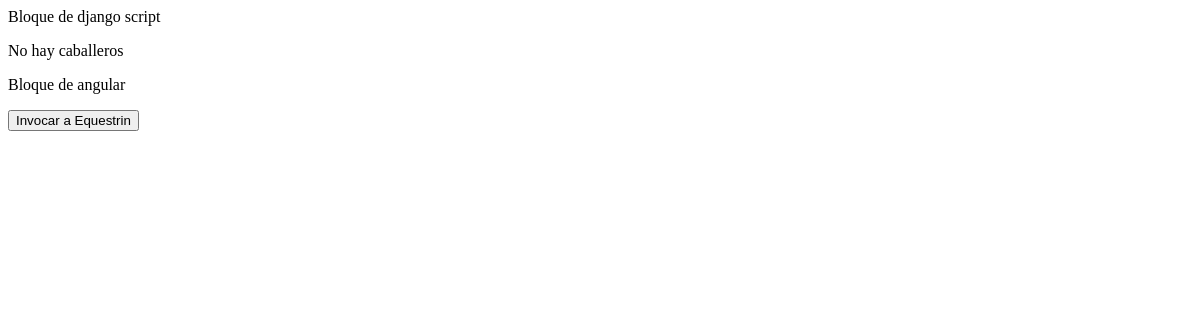
The page /orden_chatbot/ on the database as committed earlier.
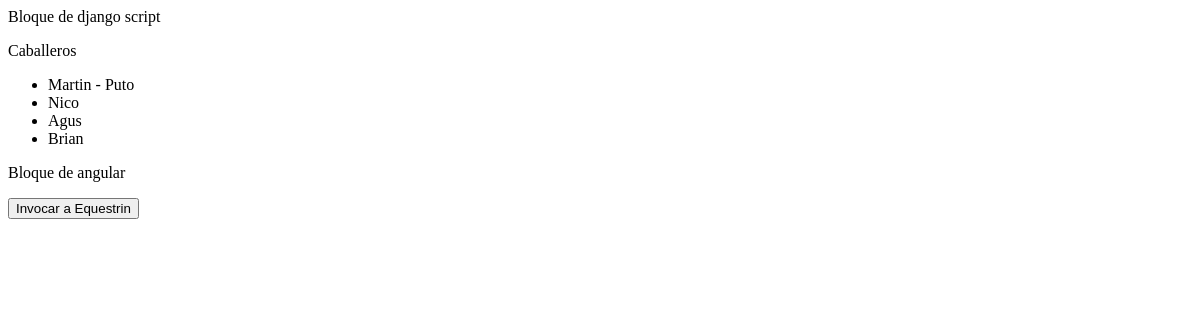
The same page on the database as committed later.
### orden_chatbot/models.py (models this page shows)
class Caballero(models.Model):
	nombre = models.CharField(max_length=50)
	puto = models.IntegerField(default=0)

### orden_chatbot/views.py (the view)
# urls.py: path('', views.index, name='index'),
def index(request):
	caballeros = Caballero.objects.all()
	template = loader.get_template('orden_chatbot/index.html')
	return HttpResponse(template.render({'caballeros': caballeros}, request))

### orden_chatbot/templates/orden_chatbot/index.html (shortened to what this page needs)
{% load static %}
<html id="orden_chatbot_app" ng-app="app">
	<head>
	</head>
	<body>
		<div>
			<p>Bloque de django script</p>
			{% if caballeros %}
				<div>
					<div>Caballeros</div>
					<div>
						<ul>
							{% for caballero in caballeros %}
								<li>
									{{ caballero.nombre }}
									{% if caballero.puto == 1 %}
									 - Puto
									{% endif %}
								</li>
							{% endfor %}
						</ul>
					</div>
				</div>
			{% else %}
			<p>No hay caballeros</p>
			{% endif %}
		</div>
		<div>
			{% verbatim %}
			<p>Bloque de angular</p>
			<button ng-click="callFacebook()">Invocar a Equestrin</button>
			{% endverbatim %}
		</div>
	</body>
</html>

Rows that differ between the two databases and show on the page:
added Caballero: nombre "Martin", puto "- Puto"
added Caballero: nombre "Nico"
added Caballero: nombre "Agus"
added Caballero: nombre "Brian"
Other text that changed with them:
text no longer shown: "No hay caballeros"
text now shown: "Caballeros"
